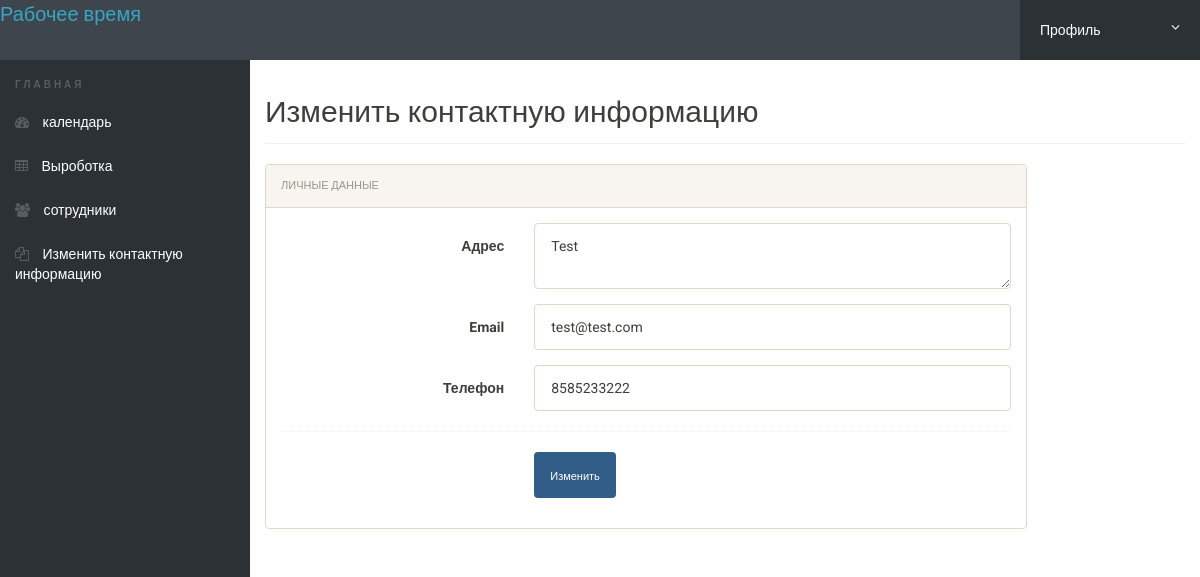
Page /update-contactinfo.php (signed in) on the committed database.
### tables this page shows
CREATE TABLE `tblcontactusinfo` (
  `id` int NOT NULL,
  `Address` tinytext,
  `EmailId` varchar(255) DEFAULT NULL,
  `ContactNo` char(11) DEFAULT NULL
);

### update-contactinfo.php (the view, shortened to what this page needs)
<?php
include('includes/config.php');
if(strlen($_SESSION['alogin'])==0)
	{
header('location:index.php');
}
else{
?>
<!doctype html>
<html lang="en" class="no-js">
<head>
	<link rel="stylesheet" href="css/font-awesome.min.css">
	<link rel="stylesheet" href="css/bootstrap.min.css">
	<link rel="stylesheet" href="css/dataTables.bootstrap.min.css">
	<link rel="stylesheet" href="css/bootstrap-social.css">
	<link rel="stylesheet" href="css/bootstrap-select.css">
	<link rel="stylesheet" href="css/fileinput.min.css">
	<link rel="stylesheet" href="css/awesome-bootstrap-checkbox.css">
	<link rel="stylesheet" href="css/style.css">
</head>
<body>
	<?php include('includes/header.php');?>
	<div class="ts-main-content">
	<?php include('includes/leftbar.php');?>
		<div class="content-wrapper">
			<div class="container-fluid">
				<div class="row">
					<div class="col-md-12">
						<h2 class="page-title">Изменить контактную информацию</h2>
						<div class="row">
							<div class="col-md-10">
								<div class="panel panel-default">
									<div class="panel-heading">Личные данные</div>
									<div class="panel-body">
										<form method="post" name="chngpwd" class="form-horizontal" onSubmit="return valid();">
				<?php $sql = "SELECT * from  tblcontactusinfo ";
$query = $dbh -> prepare($sql);
$query->execute();
$results=$query->fetchAll(PDO::FETCH_OBJ);
if($query->rowCount() > 0)
{
foreach($results as $result)
{				?>
				<div class="form-group">
												<label class="col-sm-4 control-label"> Адрес</label>
												<div class="col-sm-8">
													<textarea class="form-control" name="address" id="address" required><?php echo htmlentities($result->Address);?></textarea>
												</div>
											</div>
											<div class="form-group">
												<label class="col-sm-4 control-label"> Email </label>
												<div class="col-sm-8">
													<input type="email" class="form-control" name="email" id="email" value="<?php echo htmlentities($result->EmailId);?>" required>
												</div>
											</div>
<div class="form-group">
												<label class="col-sm-4 control-label"> Телефон</label>
												<div class="col-sm-8">
													<input type="text" class="form-control" value="<?php echo htmlentities($result->ContactNo);?>" name="contactno" id="contactno" required>
												</div>
											</div>
<?php }} ?>
											<div class="hr-dashed"></div>
											<div class="form-group">
												<div class="col-sm-8 col-sm-offset-4">
													<button class="btn btn-primary" name="submit" type="submit">Изменить</button>
												</div>
											</div>
										</form>
									</div>
								</div>
							</div>
						</div>
					</div>
				</div>
			</div>
		</div>
	</div>
</body>
</html>
<?php } ?>

### css/style.css (style rules this page uses)
html { font-size: 14px; }
@media only screen and (min-width: 480px) { html { font-size: 17px; } }
@media only screen and (min-width: 768px) { html { font-size: 14px; } }
body { font-size: 1em; }
.btn { font-family: 'Oswald', sans-serif; }
.hr-dashed { background-color: transparent; border-top: 1px dotted #edf0f5; color: transparent; height: 1px; margin: 20px 0; }
.panel { overflow: hidden; }
.btn { text-transform: none; }
.page-title { padding-bottom: 15px; margin-bottom: 20px; border-bottom: 1px solid #f0f0f0; }
.ts-main-content .content-wrapper { padding-top: 15px; margin-top: 60px; }
@media only screen and (min-width: 992px) { .ts-main-content .content-wrapper { margin-left: 250px; } }

### rows in the picture
tblcontactusinfo: address "Test", email "test@test.com", contactno "8585233222"
